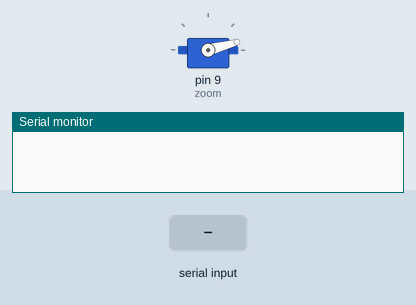
Recording of a sketch running on a simulated Arduino Uno, built with avr-gcc and run on an emulated ATmega328P. Parts: servo, the last lines printed to the serial monitor. The inputs (shaded band) are chosen by the test bench.

Above: at 1.2 s.
1.3 s: "1" received over Serial
At 1.9 s:
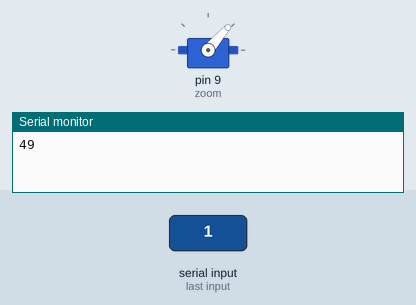
2.8 s: "0" received over Serial
At 4.2 s:
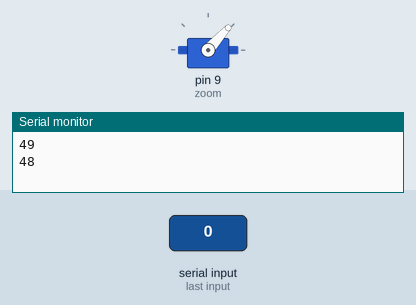
Timing chart, 0 to 5.8 s (numbered marks = the images above; inputs shaded):
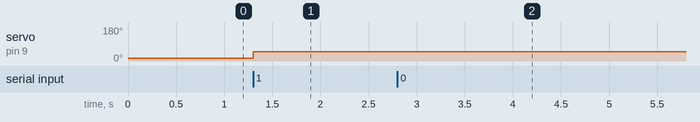

The sketch:

servo_zoom.ino
```cpp
#include <Servo.h>

Servo zoom;
int valor;

void setup() {


Serial.begin(38400);
zoom.attach(9);
zoom.write(15);

}

void loop() {

if(Serial.available() > 0){

    valor = Serial.read();// Reads the data from the serial port
    if (valor<0)
    valor==15;

 zoom.write(valor);
Serial.println(valor);

}
}
```

Measured:
- after the input at 1.3 s, servo on pin 9 (zoom): 15° → 49° at once
- after the input at 2.8 s, servo on pin 9 (zoom): 49° → 48° at once
